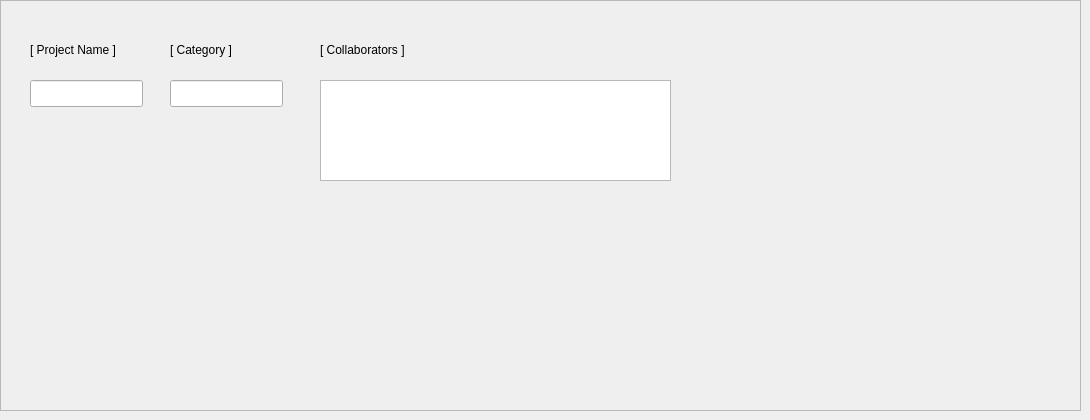
      <widget class="QWidget" name="tab">
       <attribute name="icon">
        <iconset theme="QIcon::ThemeIcon::InputTablet"/>
       </attribute>
       <attribute name="title">
        <string>Personal Collaborations</string>
       </attribute>
       <widget class="QFrame" name="frame_5">
        <property name="geometry">
         <rect>
          <x>0</x>
          <y>0</y>
          <width>1081</width>
          <height>411</height>
         </rect>
        </property>
        <property name="frameShape">
         <enum>QFrame::Shape::StyledPanel</enum>
        </property>
        <property name="frameShadow">
         <enum>QFrame::Shadow::Raised</enum>
        </property>
        <widget class="QLabel" name="label_36">
         <property name="geometry">
          <rect>
           <x>30</x>
           <y>40</y>
           <width>121</width>
           <height>19</height>
          </rect>
         </property>
         <property name="text">
          <string>[ Project Name ]   </string>
         </property>
        </widget>
        <widget class="QLabel" name="label_35">
         <property name="geometry">
          <rect>
           <x>170</x>
           <y>40</y>
           <width>91</width>
           <height>19</height>
          </rect>
         </property>
         <property name="text">
          <string>[ Category ]</string>
         </property>
        </widget>
        <widget class="QLineEdit" name="lineEdit_5">
         <property name="geometry">
          <rect>
           <x>170</x>
           <y>80</y>
           <width>113</width>
           <height>27</height>
          </rect>
         </property>
         <property name="text">
          <string/>
         </property>
        </widget>
        <widget class="QLineEdit" name="lineEdit_4">
         <property name="geometry">
          <rect>
           <x>30</x>
           <y>80</y>
           <width>113</width>
           <height>27</height>
          </rect>
         </property>
         <property name="text">
          <string/>
         </property>
        </widget>
        <widget class="QLabel" name="label_37">
         <property name="geometry">
          <rect>
           <x>320</x>
           <y>40</y>
           <width>121</width>
           <height>19</height>
          </rect>
         </property>
         <property name="text">
          <string>[ Collaborators ]</string>
         </property>
        </widget>
        <widget class="QListView" name="listView">
         <property name="geometry">
          <rect>
           <x>320</x>
           <y>80</y>
           <width>351</width>
           <height>101</height>
          </rect>
         </property>
        </widget>
       </widget>
      </widget>
